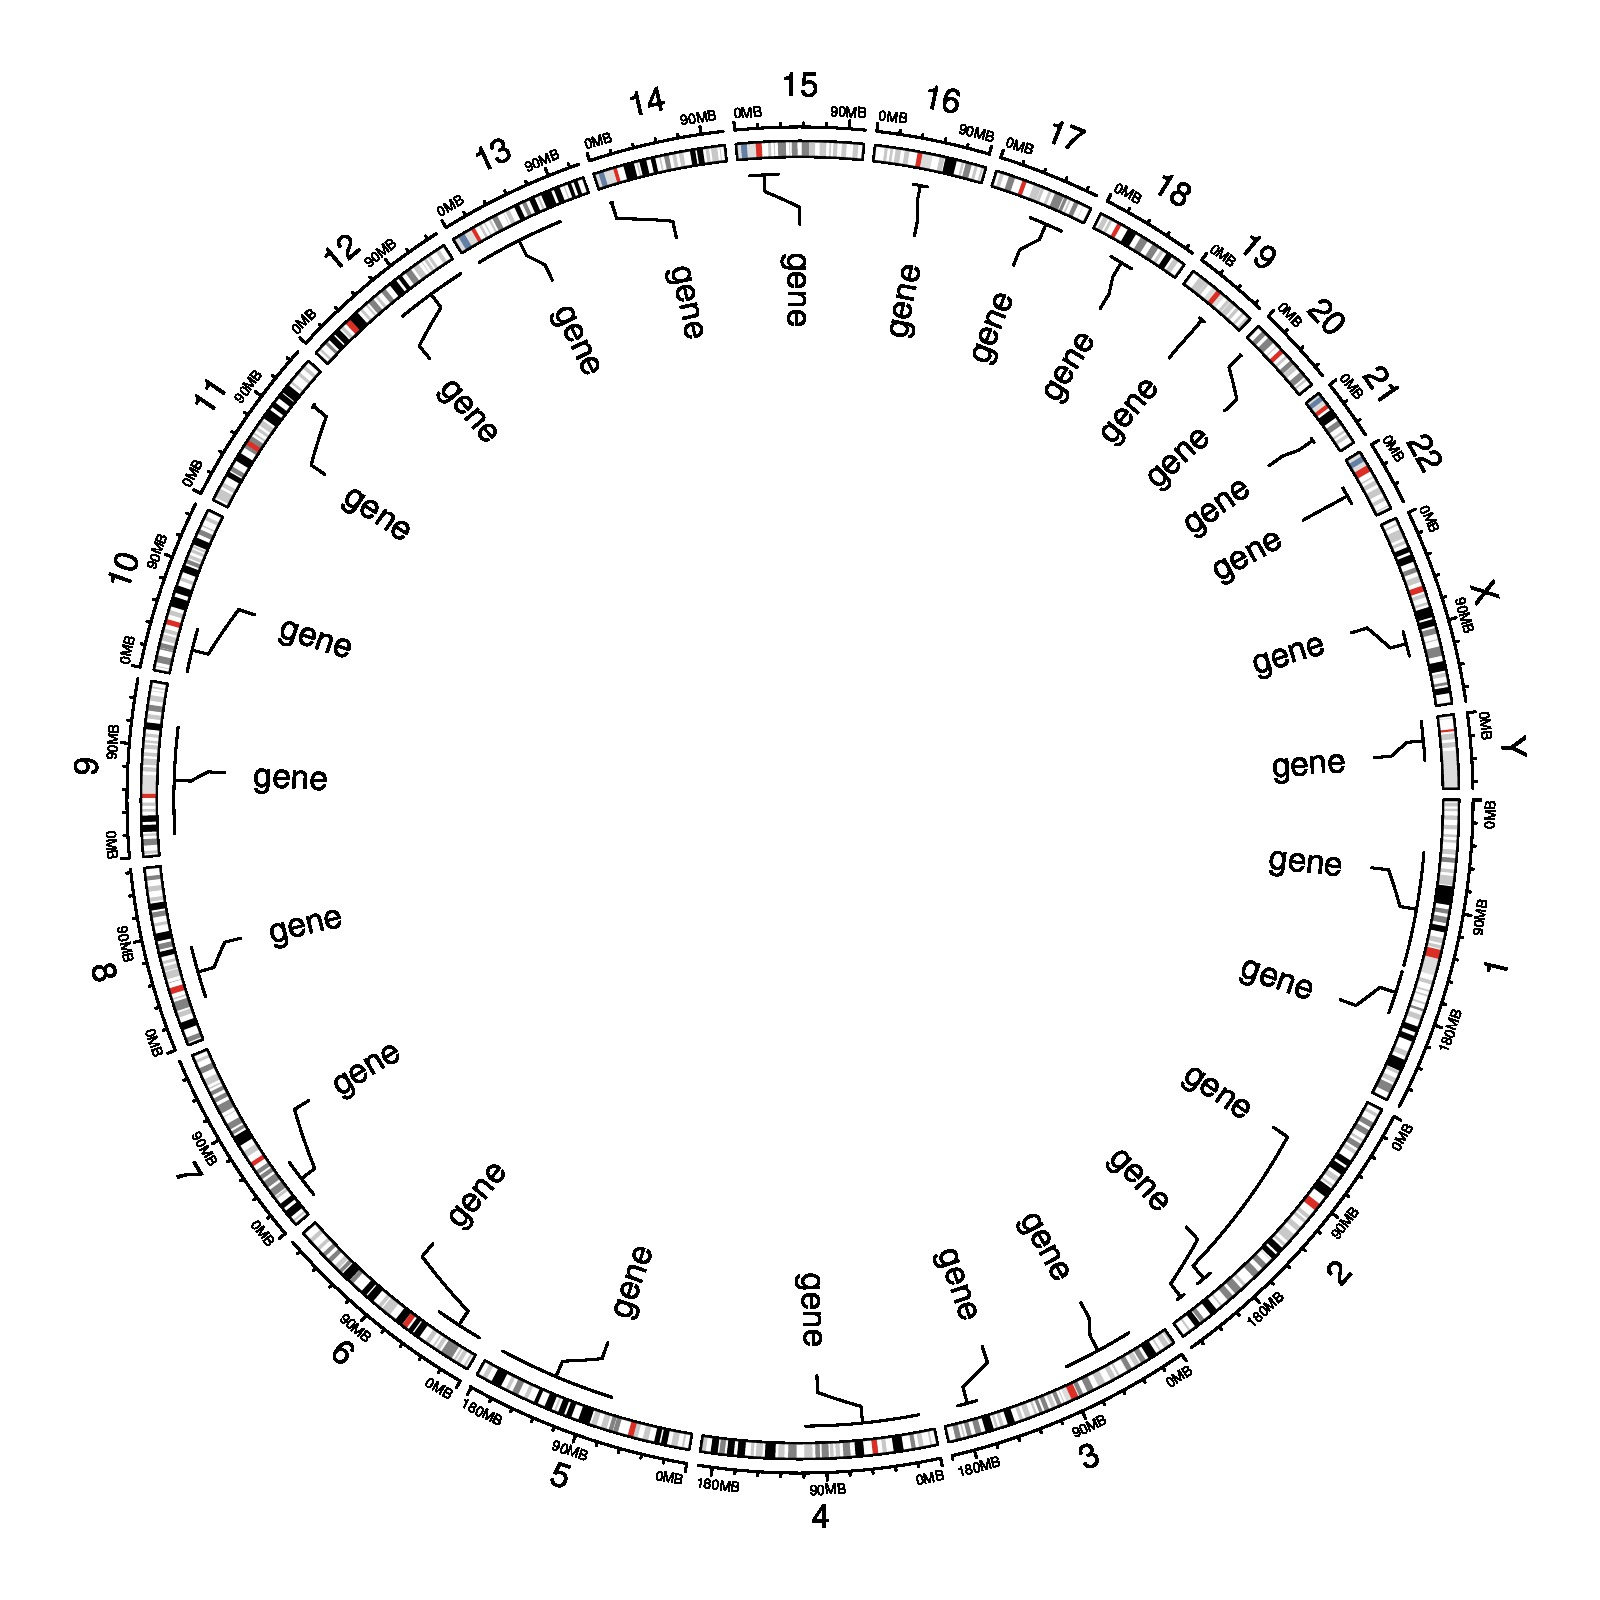

Write the R code that produced this figure.
library(circlize)

circos.initializeWithIdeogram()

bed = generateRandomBed(nr = 20, nc = 0)
circos.genomicPosTransformLines(bed, posTransform = posTransform.default, horizontalLine = "top", track.height = 0.1)

circos.genomicTrackPlotRegion(bed, ylim = c(0, 1), panel.fun = function(region, value, ...) {
	circos.genomicText(region, value, y = 1, adj = c(0, 0.5), labels = "gene", facing = "reverse.clockwise", niceFacing = TRUE,
	    posTransform = posTransform.default)
}, bg.border = NA)

circos.clear()
